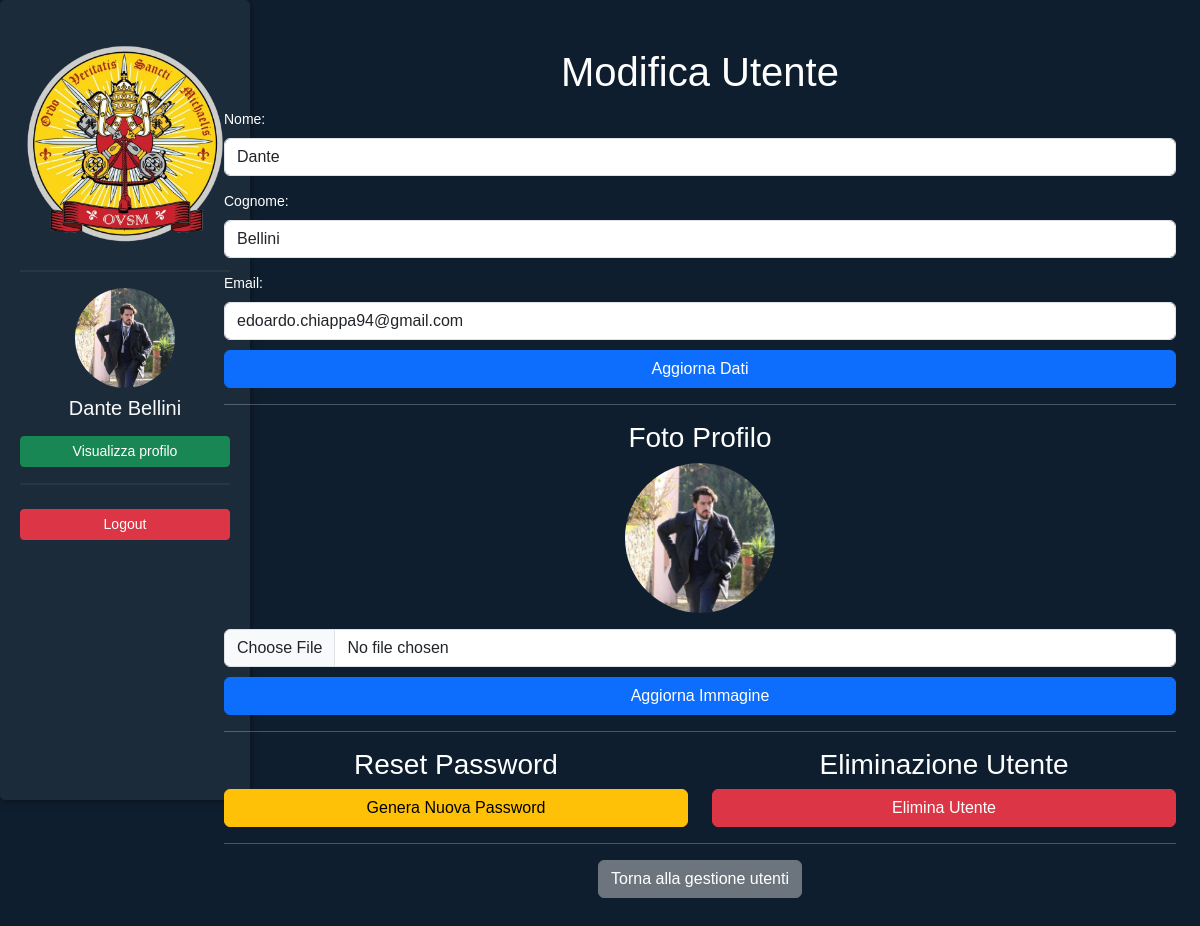
The app's page /modifica_utente?id=2 (signed in) with its own data.
### tables this page shows
CREATE TABLE `utenti` (
  `id` int(11) NOT NULL,
  `username` varchar(50) NOT NULL,
  `password_hash` varchar(255) NOT NULL,
  `email` varchar(100) NOT NULL,
  `nome` varchar(50) NOT NULL,
  `cognome` varchar(50) NOT NULL,
  `foto_profilo` varchar(255) DEFAULT NULL,
  `ruolo` enum('utente','admin') NOT NULL DEFAULT 'utente',
  `stato` enum('attivo','sospeso','disattivato') NOT NULL DEFAULT 'attivo',
  `data_creazione` timestamp NOT NULL DEFAULT current_timestamp()
);

### modifica_utente.php (the view, shortened to what this page needs)
<?php
include 'db_connection.php';
$user_id = intval($_GET['id']);
$query = "SELECT * FROM utenti WHERE id = ?";
$stmt = $conn->prepare($query);
$stmt->bind_param("i", $user_id);
$stmt->execute();
$result = $stmt->get_result();
$user = $result->fetch_assoc();
?>
    <body>
        <div class="container-fluid">
            <div class="row">
                <nav class="col-md-3 col-lg-2 d-md-block bg-dark sidebar vh-100">
                    <div class="text-center py-4">
                        <a href="index"><img src="images/logo.png" alt="Logo Agenzia" class="logo"><br></a>
                        <hr class="text-light">
                        <img src="<?php echo "uploads/".htmlspecialchars($user['foto_profilo']); ?>" alt="Profilo" class="img-fluid rounded-circle" style="width: 100px; height: 100px;">
                        <h5 class="text-light mt-2"><?php echo htmlspecialchars($user['nome'])." ".htmlspecialchars($user['cognome']); ?></h5>
                        <a href="profilo" class="btn btn-success btn-sm mt-2 w-100">Visualizza profilo</a>
                        <hr class="text-light">
                        <a href="logout" class="btn btn-danger btn-sm mt-2 w-100">Logout</a>
                    </div>
                </nav>
                <main class="col-md-9 ms-sm-auto col-lg-10 px-md-4 d-flex-inline align-items-center justify-content-center position-relative my-5">
                    <h1>Modifica Utente</h1>
                    <form method="POST">
                        <label class="form-label">Nome:</label>
                        <input class="form-control" type="text" name="nome" value="<?php echo htmlspecialchars($user['nome']); ?>" required>
                        <label class="form-label">Cognome:</label>
                        <input class="form-control" type="text" name="cognome" value="<?php echo htmlspecialchars($user['cognome']); ?>" required>
                        <label class="form-label">Email:</label>
                        <input class="form-control" type="email" name="email" value="<?php echo htmlspecialchars($user['email']); ?>" required>
                        <button type="submit" class="btn btn-primary" name="update_user">Aggiorna Dati</button>
                    </form>
                    <hr class="text-light">
                    <h3>Foto Profilo</h3>
                    <img src="uploads/<?php echo htmlspecialchars($user['foto_profilo']); ?>" class="img-fluid rounded-circle mb-3" style="width: 150px; height: 150px;">
                    <form method="POST" enctype="multipart/form-data">
                        <input class="form-control" type="file" name="foto_profilo" required>
                        <button type="submit" class="btn btn-primary" name="update_image">Aggiorna Immagine</button>
                    </form>
                    <hr class="text-light">
                    <div class="row">
                        <div class="col-6">
                            <h3>Reset Password</h3>
                            <form method="POST">
                                <button type="submit" class="btn btn-warning" name="reset_password">Genera Nuova Password</button>
                            </form>
                        </div>
                        <div class="col-6">
                            <h3>Eliminazione Utente</h3>
                            <form id="deleteForm" method="post">
                                <button type="button" class="btn btn-danger" onclick="confermaEliminazione()">Elimina Utente</button>
                            </form>
                        </div>
                    </div>
                    <hr class="text-light">
                    <a href="gestione_utenti" class="btn btn-secondary">Torna alla gestione utenti</a>
                </main>
            </div>
        </div>
    </body>
</html>

### css/style.css (style rules this page uses)
body { font-family: Arial, sans-serif; background-color: #0f1e2e; color: white; text-align: center; }
.logo { width: 200px; margin-bottom: 10px; }
form { display: flex; flex-direction: column; }
label { text-align: left; margin: 5px 0 2px; font-size: 14px; }
input { padding: 8px; margin-bottom: 10px; border: none; border-radius: 3px; font-size: 14px; }
button { background: #0077cc; color: white; padding: 10px; border: none; border-radius: 3px; cursor: pointer; }
.sidebar { min-height: 100vh; height: auto; width: 250px; overflow-y: auto; position: fixed; top: 0; left: 0; color: #fff; padding: 20px; background: #1c2b3a !important; border-radius: 5px; box-shadow: 0px 0px 10px rgba(0, 0, 0, 0.5); }
.sidebar hr { border: 1px solid rgba(255, 255, 255, 0.2); }

### records on screen
utenti: foto_profilo (picture), nome "Dante", cognome "Bellini", email "edoardo.chiappa94@gmail.com"
